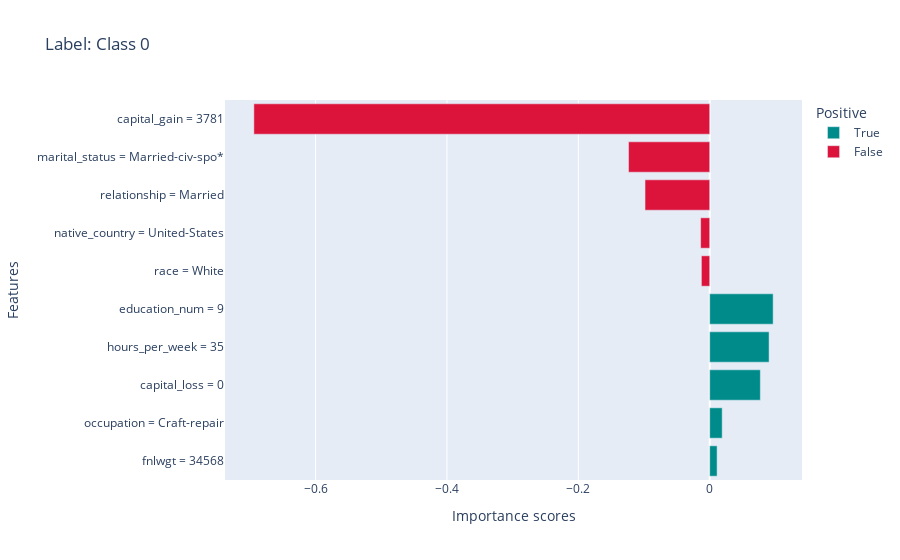
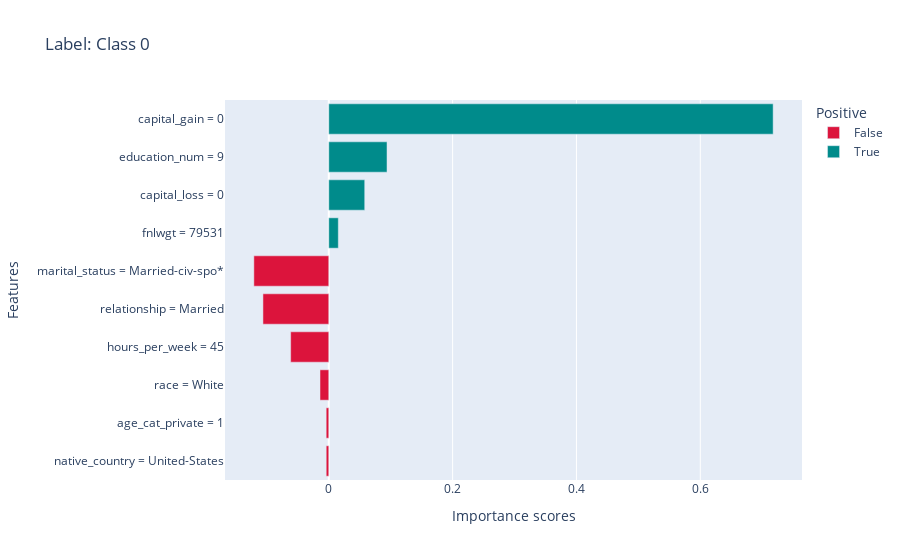
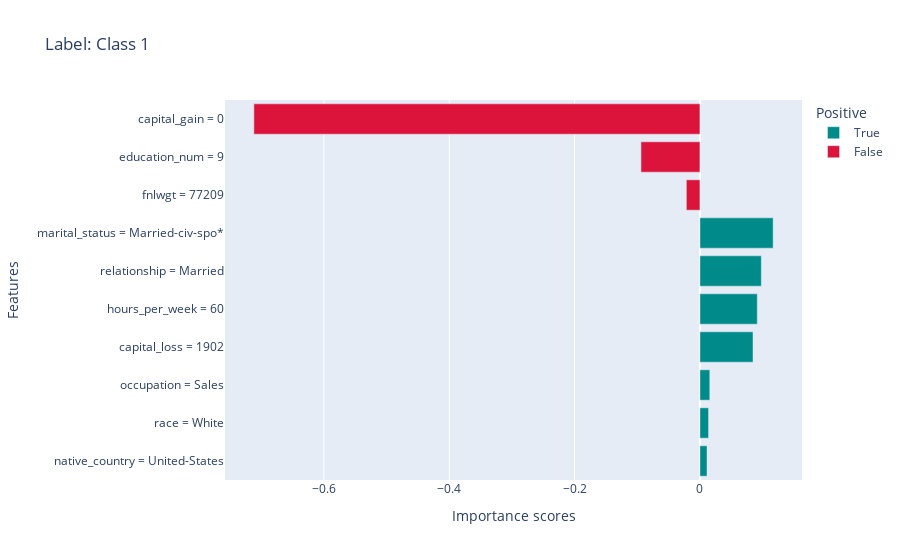
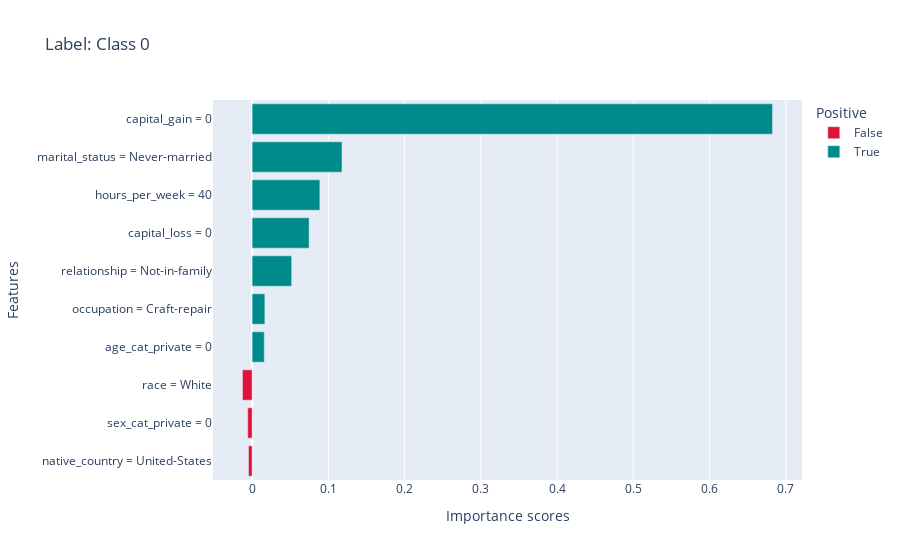

Notebook code for these charts, in order:
### Code cell
print("LIME results:")
for i, instance_id in enumerate(instance_ids):
    print(f"Instance {instance_id} has label {test_labels[instance_id]} and prediction {model.predict(test[instance_id:instance_id+1])}, with probs {model.predict_proba(test[instance_id:instance_id+1])[0]}")
    local_explanations["lime"].ipython_plot(index=i, class_names=transformer.class_names)

### Figure 1 — Plotly figure (JSON) as saved in the notebook; plotly's stock layout.template omitted (floating-point values rounded to 4 significant figures)
{"data": [{"alignmentgroup": "True", "hovertemplate": "Positive=True<br>Importance scores=%{x}<br>Features=%{y}<extra></extra>", "legendgroup": "True", "marker": {"color": "#008B8B", "pattern": {"shape": ""}}, "name": "True", "offsetgroup": "True", "orientation": "h", "showlegend": true, "textposition": "auto", "type": "bar", "x": [0.01124, 0.01899, 0.0771, 0.09038, 0.09658], "xaxis": "x", "y": ["fnlwgt = 34568", "occupation = Craft-repair", "capital_loss = 0", "hours_per_week = 35", "education_num = 9"], "yaxis": "y"}, {"alignmentgroup": "True", "hovertemplate": "Positive=False<br>Importance scores=%{x}<br>Features=%{y}<extra></extra>", "legendgroup": "False", "marker": {"color": "#DC143C", "pattern": {"shape": ""}}, "name": "False", "offsetgroup": "False", "orientation": "h", "showlegend": true, "textposition": "auto", "type": "bar", "x": [-0.01267, -0.01382, -0.09848, -0.1236, -0.694], "xaxis": "x", "y": ["race = White", "native_country = United-States", "relationship = Married", "marital_status = Married-civ-spo*", "capital_gain = 3781"], "yaxis": "y"}], "layout": {"barmode": "relative", "legend": {"title": {"text": "Positive"}, "tracegroupgap": 0}, "title": {"text": "Label: Class 0"}, "xaxis": {"anchor": "y", "domain": [0, 1], "title": {"text": "Importance scores"}}, "yaxis": {"anchor": "x", "domain": [0, 1], "title": {"text": "Features"}}}}

### Figure 2 — Plotly figure (JSON) as saved in the notebook; plotly's stock layout.template omitted (floating-point values rounded to 4 significant figures)
{"data": [{"alignmentgroup": "True", "hovertemplate": "Positive=False<br>Importance scores=%{x}<br>Features=%{y}<extra></extra>", "legendgroup": "False", "marker": {"color": "#DC143C", "pattern": {"shape": ""}}, "name": "False", "offsetgroup": "False", "orientation": "h", "showlegend": true, "textposition": "auto", "type": "bar", "x": [-0.004128, -0.004186, -0.01414, -0.06154, -0.1063, -0.121], "xaxis": "x", "y": ["native_country = United-States", "age_cat_private = 1", "race = White", "hours_per_week = 45", "relationship = Married", "marital_status = Married-civ-spo*"], "yaxis": "y"}, {"alignmentgroup": "True", "hovertemplate": "Positive=True<br>Importance scores=%{x}<br>Features=%{y}<extra></extra>", "legendgroup": "True", "marker": {"color": "#008B8B", "pattern": {"shape": ""}}, "name": "True", "offsetgroup": "True", "orientation": "h", "showlegend": true, "textposition": "auto", "type": "bar", "x": [0.01542, 0.05808, 0.09408, 0.7177], "xaxis": "x", "y": ["fnlwgt = 79531", "capital_loss = 0", "education_num = 9", "capital_gain = 0"], "yaxis": "y"}], "layout": {"barmode": "relative", "legend": {"title": {"text": "Positive"}, "tracegroupgap": 0}, "title": {"text": "Label: Class 0"}, "xaxis": {"anchor": "y", "domain": [0, 1], "title": {"text": "Importance scores"}}, "yaxis": {"anchor": "x", "domain": [0, 1], "title": {"text": "Features"}}}}

### Figure 3 — Plotly figure (JSON) as saved in the notebook; plotly's stock layout.template omitted (floating-point values rounded to 4 significant figures)
{"data": [{"alignmentgroup": "True", "hovertemplate": "Positive=True<br>Importance scores=%{x}<br>Features=%{y}<extra></extra>", "legendgroup": "True", "marker": {"color": "#008B8B", "pattern": {"shape": ""}}, "name": "True", "offsetgroup": "True", "orientation": "h", "showlegend": true, "textposition": "auto", "type": "bar", "x": [0.01131, 0.01376, 0.01576, 0.0847, 0.09149, 0.09796, 0.1168], "xaxis": "x", "y": ["native_country = United-States", "race = White", "occupation = Sales", "capital_loss = 1902", "hours_per_week = 60", "relationship = Married", "marital_status = Married-civ-spo*"], "yaxis": "y"}, {"alignmentgroup": "True", "hovertemplate": "Positive=False<br>Importance scores=%{x}<br>Features=%{y}<extra></extra>", "legendgroup": "False", "marker": {"color": "#DC143C", "pattern": {"shape": ""}}, "name": "False", "offsetgroup": "False", "orientation": "h", "showlegend": true, "textposition": "auto", "type": "bar", "x": [-0.02171, -0.0941, -0.7118], "xaxis": "x", "y": ["fnlwgt = 77209", "education_num = 9", "capital_gain = 0"], "yaxis": "y"}], "layout": {"barmode": "relative", "legend": {"title": {"text": "Positive"}, "tracegroupgap": 0}, "title": {"text": "Label: Class 1"}, "xaxis": {"anchor": "y", "domain": [0, 1], "title": {"text": "Importance scores"}}, "yaxis": {"anchor": "x", "domain": [0, 1], "title": {"text": "Features"}}}}

### Figure 4 — Plotly figure (JSON) as saved in the notebook; plotly's stock layout.template omitted (floating-point values rounded to 4 significant figures)
{"data": [{"alignmentgroup": "True", "hovertemplate": "Positive=False<br>Importance scores=%{x}<br>Features=%{y}<extra></extra>", "legendgroup": "False", "marker": {"color": "#DC143C", "pattern": {"shape": ""}}, "name": "False", "offsetgroup": "False", "orientation": "h", "showlegend": true, "textposition": "auto", "type": "bar", "x": [-0.004764, -0.005746, -0.01268], "xaxis": "x", "y": ["native_country = United-States", "sex_cat_private = 0", "race = White"], "yaxis": "y"}, {"alignmentgroup": "True", "hovertemplate": "Positive=True<br>Importance scores=%{x}<br>Features=%{y}<extra></extra>", "legendgroup": "True", "marker": {"color": "#008B8B", "pattern": {"shape": ""}}, "name": "True", "offsetgroup": "True", "orientation": "h", "showlegend": true, "textposition": "auto", "type": "bar", "x": [0.01595, 0.01672, 0.05187, 0.07477, 0.08884, 0.1179, 0.6826], "xaxis": "x", "y": ["age_cat_private = 0", "occupation = Craft-repair", "relationship = Not-in-family", "capital_loss = 0", "hours_per_week = 40", "marital_status = Never-married", "capital_gain = 0"], "yaxis": "y"}], "layout": {"barmode": "relative", "legend": {"title": {"text": "Positive"}, "tracegroupgap": 0}, "title": {"text": "Label: Class 0"}, "xaxis": {"anchor": "y", "domain": [0, 1], "title": {"text": "Importance scores"}}, "yaxis": {"anchor": "x", "domain": [0, 1], "title": {"text": "Features"}}}}
